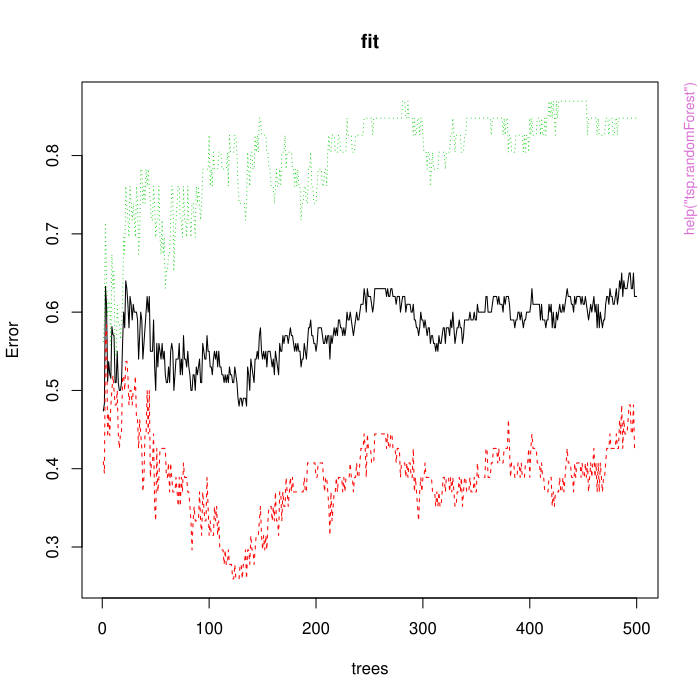

R code for this plot:
pkgname <- "BigTSP"
source(file.path(R.home("share"), "R", "examples-header.R"))
options(warn = 1)
library('BigTSP')

base::assign(".oldSearch", base::search(), pos = 'CheckExEnv')
base::assign(".old_wd", base::getwd(), pos = 'CheckExEnv')
cleanEx()
nameEx("LDCA")
### * LDCA

flush(stderr()); flush(stdout())

### Name: LDCA
### Title: Linear Discriminant Analysis based on Top Scoring Pair
### Aliases: LDCA
### Keywords: ~kwd1 ~kwd2

### ** Examples

library(glmnet)
x=matrix(rnorm(100*20),100,20)
y=rbinom(100,1,0.5)
fit=LDCA(x,y)
print(fit)
predict(fit,newx=x[1:10,]) # make predictions



cleanEx()
nameEx("cv.LDCA")
### * cv.LDCA

flush(stderr()); flush(stdout())

### Name: cv.LDCA
### Title: Cross validation for LDCA
### Aliases: cv.LDCA
### Keywords: ~kwd1 ~kwd2

### ** Examples

library(glmnet)
x=matrix(rnorm(50*20),50,20)
y=rbinom(50,1,0.5)
cvfit=cv.LDCA(x,y,nfolds=5)
predict(cvfit,x[1:10,],s="lambda.min")



cleanEx()
nameEx("predict.LDCA")
### * predict.LDCA

flush(stderr()); flush(stdout())

### Name: predict.LDCA
### Title: predict function for LDCA
### Aliases: predict.LDCA
### Keywords: ~kwd1 ~kwd2

### ** Examples

library(glmnet)
x=matrix(rnorm(50*20),50,20)
y=rbinom(50,1,0.5)
cvfit=cv.LDCA(x,y,nfolds=5)
predict(cvfit,x[1:10,],s="lambda.min")



cleanEx()
nameEx("predict.cv.LDCA")
### * predict.cv.LDCA

flush(stderr()); flush(stdout())

### Name: predict.cv.LDCA
### Title: prediction function for cv.LDCA
### Aliases: predict.cv.LDCA
### Keywords: ~kwd1 ~kwd2

### ** Examples

library(glmnet)
x=matrix(rnorm(50*20),50,20)
y=rbinom(50,1,0.5)
cvfit=cv.LDCA(x,y,nfolds=5)
predict(cvfit,x[1:10,],s="lambda.min")



cleanEx()
nameEx("predict.tsp.gbm")
### * predict.tsp.gbm

flush(stderr()); flush(stdout())

### Name: predict.tsp.gbm
### Title: prediction function for tsp.gbm
### Aliases: predict.tsp.gbm
### Keywords: ~kwd1 ~kwd2

### ** Examples

library(gbm)
x=matrix(rnorm(100*20),100,20)
y=rbinom(100,1,0.5)
fit=tsp.gbm(x,y)
predict(fit,x[1:10,],n.trees=5)



cleanEx()
nameEx("predict.tsp.randomForest")
### * predict.tsp.randomForest

flush(stderr()); flush(stdout())

### Name: predict.tsp.randomForest
### Title: prediction function for tsp.randomForest
### Aliases: predict.tsp.randomForest
### Keywords: ~kwd1 ~kwd2

### ** Examples

library(randomForest)
x=matrix(rnorm(100*20),100,20)
y=rbinom(100,1,0.5)
y=as.factor(y)
fit=tsp.randomForest(x,y)
predict(fit,x[1:10,])



cleanEx()
nameEx("predict.tsp.tree")
### * predict.tsp.tree

flush(stderr()); flush(stdout())

### Name: predict.tsp.tree
### Title: prediction function for tsp.tree
### Aliases: predict.tsp.tree
### Keywords: ~kwd1 ~kwd2

### ** Examples

library(tree)
x=matrix(rnorm(100*20),100,20)
y=rbinom(100,1,0.5)
y=as.factor(y)
data=data.frame(y,x)
tr=tsp.tree(x,y)
predict(tr,data[1:10,])



cleanEx()
nameEx("print.LDCA")
### * print.LDCA

flush(stderr()); flush(stdout())

### Name: print.LDCA
### Title: print the LDCA object
### Aliases: print.LDCA
### Keywords: ~kwd1 ~kwd2

### ** Examples

library(glmnet)
x=matrix(rnorm(100*20),100,20)
y=rbinom(100,1,0.5)
fit=LDCA(x,y)
print(fit)



cleanEx()
nameEx("print.cv.LDCA")
### * print.cv.LDCA

flush(stderr()); flush(stdout())

### Name: print.cv.LDCA
### Title: print function for cv.LDCA
### Aliases: print.cv.LDCA
### Keywords: ~kwd1 ~kwd2

### ** Examples

library(glmnet)
x=matrix(rnorm(50*20),50,20)
y=rbinom(50,1,0.5)
cvfit=cv.LDCA(x,y,nfolds=5)
print(cvfit)



cleanEx()
nameEx("tsp.gbm")
### * tsp.gbm

flush(stderr()); flush(stdout())

### Name: tsp.gbm
### Title: Fits generalized boosted logistic regression models based on Top
###   Scoring Pairs.
### Aliases: tsp.gbm
### Keywords: ~kwd1 ~kwd2

### ** Examples

library(gbm)
x=matrix(rnorm(100*20),100,20)
y=rbinom(100,1,0.5)
fit=tsp.gbm(x,y)
predict(fit,x[1:10,],n.trees=5)



cleanEx()
nameEx("tsp.randomForest")
### * tsp.randomForest

flush(stderr()); flush(stdout())

### Name: tsp.randomForest
### Title: Classification with Random Forest based on Top Scoring Pairs
### Aliases: tsp.randomForest
### Keywords: ~kwd1 ~kwd2

### ** Examples

library(randomForest)
x=matrix(rnorm(100*20),100,20)
y=rbinom(100,1,0.5)
y=as.factor(y)
fit=tsp.randomForest(x,y)
predict(fit,x[1:10,])
plot(fit)



cleanEx()
nameEx("tsp.tree")
### * tsp.tree

flush(stderr()); flush(stdout())

### Name: tsp.tree
### Title: Fit a Classification Tree based on Top Scoring Pairs.
### Aliases: tsp.tree

### ** Examples

library(tree)
x=matrix(rnorm(100*20),100,20)
y=rbinom(100,1,0.5)
y=as.factor(y)
data=data.frame(y,x)
tr=tsp.tree(x,y)
predict(tr,data[1:10,])
plot(tr)
text(tr)



### * <FOOTER>
###
cleanEx()
options(digits = 7L)
base::cat("Time elapsed: ", proc.time() - base::get("ptime", pos = 'CheckExEnv'),"\n")
grDevices::dev.off()
###
### Local variables: ***
### mode: outline-minor ***
### outline-regexp: "\\(> \\)?### [*]+" ***
### End: ***
quit('no')
